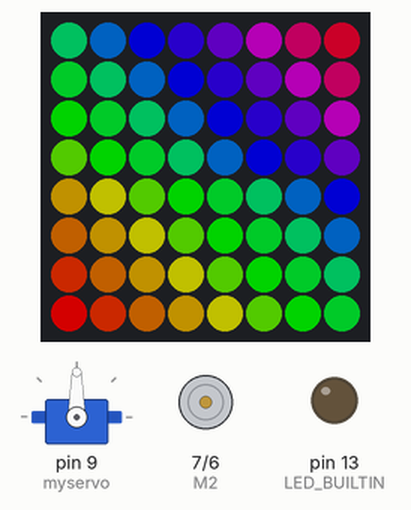
Simulated run of this sketch. Board: Arduino Uno, built with avr-gcc and run on an emulated ATmega328P. On the bench: 8×8 RGB LED matrix (first LED top left, wired row by row), servo, direction and speed pins drawn as motors (green arrow = direction pin HIGH = forward, orange = LOW = backward, longer = more drive), output pins drawn as LEDs (lit = HIGH). Dim RGB values are drawn brighter than linear; pins used as bus, display or sensor lines are not drawn.

Above: at 2.1 s.
At 9.9 s:
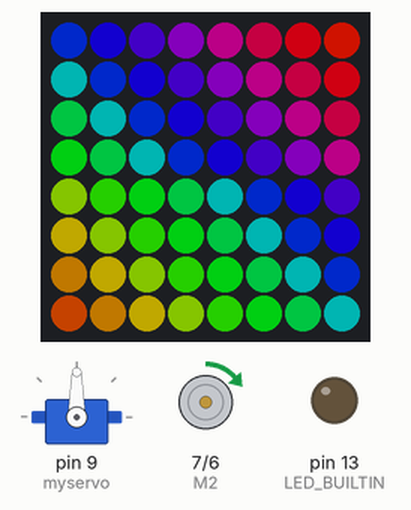
At 19.0 s:
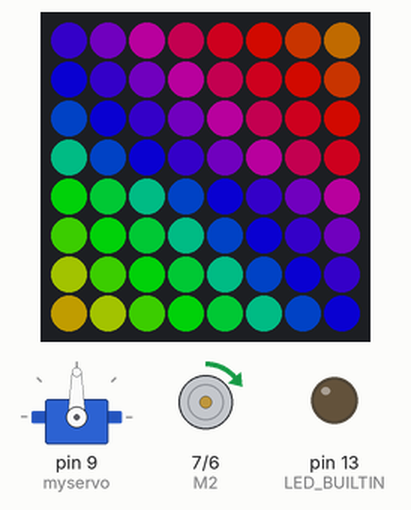
At 37.3 s:
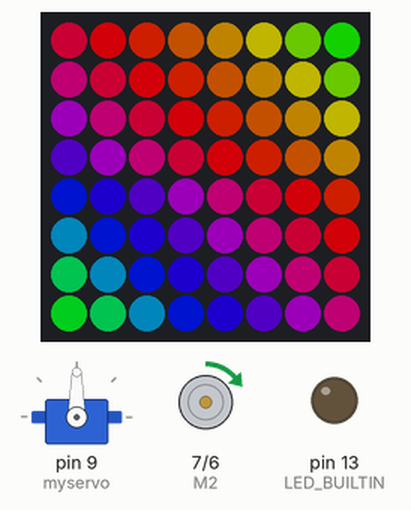
Timing chart, 0 to 38.8 s (numbered marks = the images above):
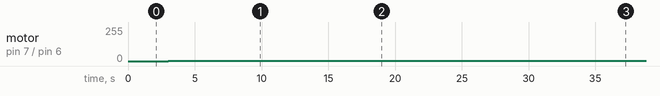

Measured:
- by itself, motor on pin 7 (M2) / pin 6 (E2): stopped → forward 1/255 at 3.0 s

The sketch:

ServoControl.ino
```cpp
#include <FastLED.h>        //https://github.com/FastLED/FastLED
#include <LEDMatrix.h>
#include <Servo.h>//https://github.com/Jorgen-VikingGod/LEDMatrix

// Change the next defines to match your matrix type and size
#define DATA_PIN            2
#define NUM_LEDS            64
#define COLOR_ORDER         GRB
#define CHIPSET             WS2812B
#define echoPin 4
#define trigPin 5
// initial matrix layout (to get led strip index by x/y)
#define MATRIX_WIDTH        8
#define MATRIX_HEIGHT       8
#define MATRIX_TYPE         HORIZONTAL_ZIGZAG_MATRIX
#define MATRIX_SIZE         (MATRIX_WIDTH*MATRIX_HEIGHT)
#define NUMPIXELS           MATRIX_SIZE
int E1 = 5;     //M1 Speed Control
int E2 = 6;     //M2 Speed Control
int M1 = 4;    //M1 Direction Control
int M2 = 7;    //M1 Direction Control
int val;
int potpin = 0;
int color_cnt = 0;
long duration; // variable for the duration of sound wave travel
int distance;
Servo myservo;
//CRGB leds[NUM_LEDS];


// create our matrix based on matrix definition
cLEDMatrix<MATRIX_WIDTH, MATRIX_HEIGHT, MATRIX_TYPE> leds;


uint8_t hue;
int16_t counter;

void setup() {


    // put your setup code here, to run once:
    FastLED.addLeds<CHIPSET, DATA_PIN, COLOR_ORDER>(leds[0], leds.Size()).setCorrection(TypicalSMD5050);
    FastLED.setCorrection(TypicalLEDStrip);
    FastLED.setBrightness(127);
    FastLED.clear(true);
    delay(500);
    FastLED.showColor(CRGB::Red);
    delay(500);
    FastLED.showColor(CRGB::Lime);
    delay(500);
    FastLED.showColor(CRGB::Blue);
    delay(500);
    myservo.attach(9);
    pinMode(LED_BUILTIN, OUTPUT);
    // initialize pins for the motor driver
    int i;
    for (i = 4; i <= 7; i++) {
        pinMode(i, OUTPUT);
    }

}

void loop() {
    // put your main code here, to run repeatedly:
    digitalWrite(trigPin, LOW);
  delayMicroseconds(2);
  // Sets the trigPin HIGH (ACTIVE) for 10 microseconds
  digitalWrite(trigPin, HIGH);
  delayMicroseconds(10);
  rainbow();
  closeToPeople();
}

void closeToPeople() {
  duration = pulseIn(echoPin, HIGH);
  // Calculating the distance
  distance = duration * 0.034 / 2;
   Serial.print("Distance: ");
  Serial.print(distance);
  Serial.println(" cm");
    if (distance > 200) {
        advance(150, 50);
        delay(30);
        //advance(50, 150);
        turn1();
//        delay(875);
        turn2();
//        delay(875);
        stop();
    } else {
        constrain(distance, 5, 500);
        float speed = map(distance, 5, 500, 255, 30);
        advance(speed, speed);
        delay(300);
    }
}

void led(){

}
void rainbow() {
    int16_t sx, sy, x, y;
    uint8_t h;

    FastLED.clear();

    h = hue;
    if (counter < 1125) {
        // ** Fill LED's with diagonal stripes
        for (x = 0; x < (leds.Width() + leds.Height()); ++x) {
            leds.DrawLine(x - leds.Height(), leds.Height() - 1, x, 0, CHSV(h, 255, 255));
            h += 16;
        }
    } else {
        // ** Fill LED's with horizontal stripes
        for (y = 0; y < leds.Height(); ++y) {
            leds.DrawLine(0, y, leds.Width() - 1, y, CHSV(h, 255, 255));
            h += 16;
        }
    }
    hue += 4;

    if (counter < 125);
    else if (counter < 375)
        leds.HorizontalMirror();
    else if (counter < 625)
        leds.VerticalMirror();
    else if (counter < 875)
        leds.QuadrantMirror();
    else if (counter < 1125)
        leds.QuadrantRotateMirror();
    else if (counter < 1250);
    else if (counter < 1500)
        leds.TriangleTopMirror();
    else if (counter < 1750)
        leds.TriangleBottomMirror();
    else if (counter < 2000)
        leds.QuadrantTopTriangleMirror();
    else if (counter < 2250)
        leds.QuadrantBottomTriangleMirror();

    counter++;
    if (counter >= 2250)
        counter = 0;
    FastLED.show();
}

void advance(char a, char b)         //Move forward
{
    analogWrite(E1, a);     //PWM Speed Control
    digitalWrite(M1, HIGH);
    analogWrite(E2, b);
    digitalWrite(M2, HIGH);
}

void turn1() {
    val = analogRead(potpin);            // reads the value of the potentiometer (value between 0 and 1023)
    val = map(val, 0, 1023, 0, 180);     // scale it to use it with the servo (value between 0 and 180)
    myservo.write(val);                  // sets the servo position according to the scaled value
    delay(15);                           // waits for the servo to get there
}

void turn2() {
     val = analogRead(potpin);            // reads the value of the potentiometer (value between 0 and 1023)
    val = map(val, 0, 1023, 0, 90);     // scale it to use it with the servo (value between 0 and 180)
    myservo.write(val);                  // sets the servo position according to the scaled value
    delay(15);                           // waits for the servo to get there
}

void stop(void)                    //Stop
{
        digitalWrite(E1, LOW);
        digitalWrite(E2, LOW);
}
```
